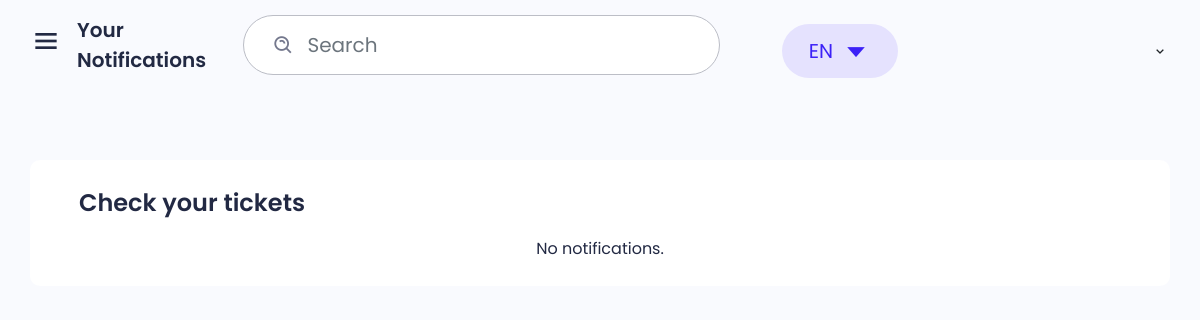
The page /notifications/ (signed in) on the database as committed earlier.
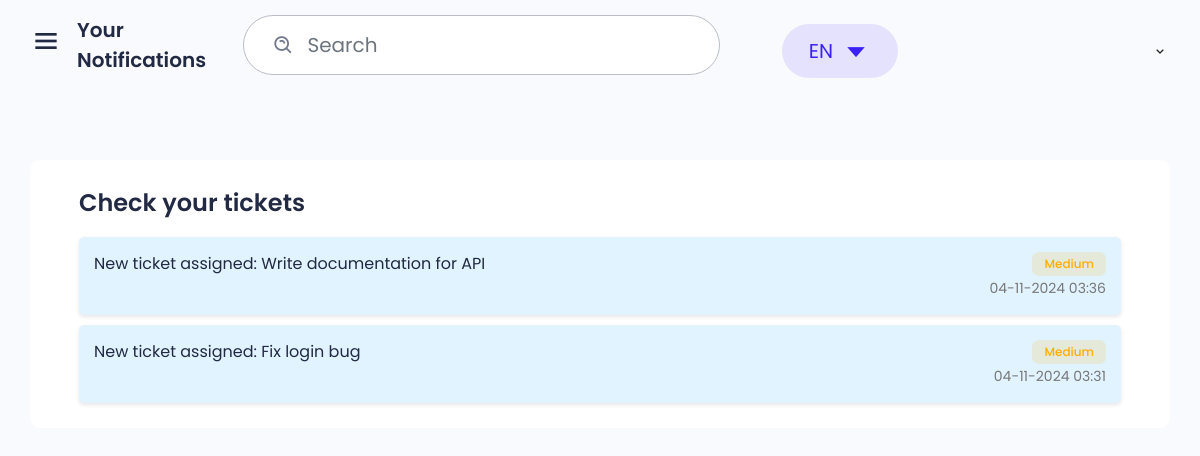
The same page on the database as committed later.
### ticket_notifications/models.py (models this page shows, shortened)
class Notification(models.Model):
    user = models.ForeignKey(User, on_delete=models.CASCADE)
    ticket = models.ForeignKey(Ticket, on_delete=models.CASCADE)
    message = models.CharField(max_length=255)
    is_read = models.BooleanField(default=False)
    created_at = models.DateTimeField(auto_now_add=True)

### tickets/models.py (models this page shows)
class Ticket(models.Model):
    title = models.CharField(max_length=255)
    description = models.TextField()
    priority = models.CharField(max_length=50, choices=[('Low', 'Low'), ('Medium', 'Medium'), ('High', 'High'), ('Critical', 'Critical')])
    status = models.CharField(max_length=50, choices=[('Open', 'Open'), ('In Progress', 'In Progress'), ('Resolved', 'Resolved'), ('Closed', 'Closed')])
    assignee = models.ForeignKey(User, related_name='assigned_tickets', on_delete=models.SET_NULL, null=True)
    reporter = models.ForeignKey(User, related_name='reported_tickets', on_delete=models.SET_NULL, null=True)
    due_date = models.DateField()
    created_at = models.DateTimeField(auto_now_add=True)
    updated_at = models.DateTimeField(auto_now=True)

### ticket_notifications/views.py (the view)
# urls.py: path('', views.notifications_view, name='notifications'),
@login_required
def notifications_view(request):
    notifications = Notification.objects.filter(user=request.user).order_by('-created_at')
    return render(request, 'ticket_notifications/notifications.html', {'notifications': notifications})

### ticket_notifications/templatetags/notification_tags.py (called while the page is built)
@register.simple_tag
def unread_notifications_count(user):
    return Notification.objects.filter(user=user, is_read=False).count()

### ticket_notifications/templates/ticket_notifications/notifications.html (shortened to what this page needs)
{% extends "layout.html" %}
{% block content %}
{% block maintitle %}
<div class="main-title">
    Your Notifications
</div>
{% endblock maintitle %}
<div class="main">
    <div class="main-content user">
        <div class="row">
            <div class="col-12 col-xl-12">
                <div class="box card-box mb-20">
                    <div class="container mt-4">
                      <a style="margin-bottom:14px" href="/users/profile/"><h4>Check your tickets</h4></a>
                        <div id="notifications-list" class="notification-tapestry">
                            {% for notification in notifications %}
                                <div class="notification-card {% if not notification.is_read %}bg-highlight{% endif %}">
                                    <div class="notification-content" onclick="markAsRead({{ notification.id }})">
                                        <span class="notification-message">{{ notification.message }}</span>
                                        <span class="badge {% if notification.ticket.priority == 'High' %}badge-danger-light{% elif notification.ticket.priority == 'Medium' %}badge-warning-light{% elif notification.ticket.priority == 'Low' %}badge-success-light{% elif notification.ticket.priority == 'Critical' %}badge-danger{% endif %}">
                                            {{ notification.ticket.priority }}
                                        </span>
                                    </div>
                                    <div class="notification-timestamp">
                                        <small>{{ notification.created_at|date:"d-m-Y H:i" }}</small>
                                    </div>
                                </div>
                            {% empty %}
                                <div class="text-center">No notifications.</div>
                            {% endfor %}
                        </div>
                    </div>
                </div>
            </div>
        </div>
    </div>
</div>
{% endblock %}

Rows that differ between the two databases and show on the page:
added Notification: message "New ticket assigned: Write documentation for API", ticket.priority "Medium", created_at "04-11-2024 03:36"
added Notification: message "New ticket assigned: Fix login bug", ticket.priority "Medium", created_at "04-11-2024 03:31"
Other text that changed with them:
text no longer shown: "No notifications."
